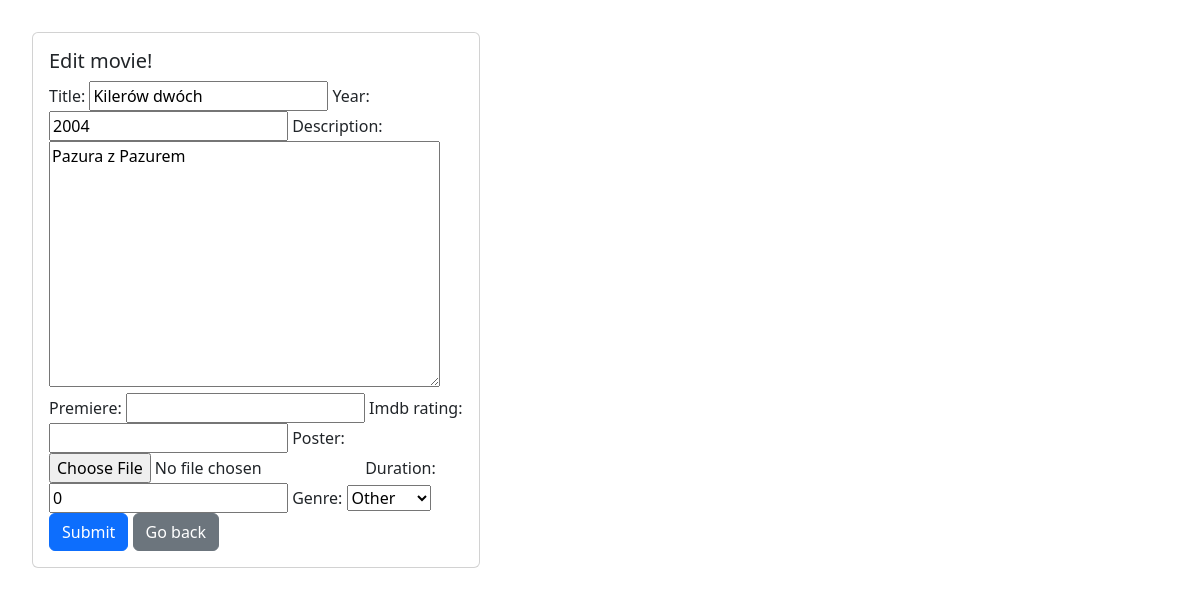
/moviesweb/edit/3 (signed in), run on an earlier commit of the app's database.
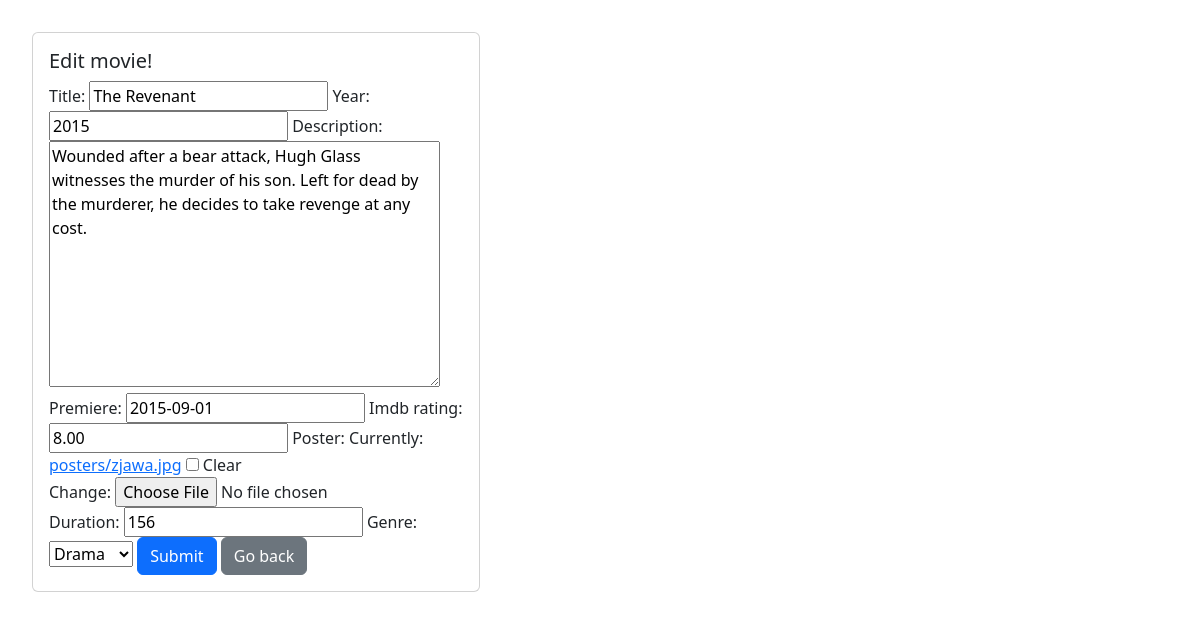
And on a later commit of the database.
### moviesweb/models.py (models this page shows, shortened)
class Movie(models.Model):
    title = models.CharField(max_length=64, blank=False, unique=True)
    year = models.PositiveSmallIntegerField(default=2000)
    description = models.TextField(default='')
    premiere = models.DateField(null=True, blank=True)
    imdb_rating = models.DecimalField(max_digits=10, decimal_places=2, null=True, blank=True)
    poster = models.ImageField(upload_to="posters", null=True, blank=True)
    more_info = models.OneToOneField(MoreInfo, on_delete=models.CASCADE, null=True, blank=True)

class MoreInfo(models.Model):
        Genre = {
            (0,'Other'),
            (1,'Horror'),
            (2,'Drama'),
            (3,'Comedy'),
            (4,'Sci-fi')
        }
        duration = models.PositiveSmallIntegerField(default=0)
        genre = models.PositiveSmallIntegerField(default=0, choices=Genre)

### moviesweb/views.py (the view)
# urls.py: path('edit/<int:id>', edit_movie, name= 'edit_movie'),
@login_required
def edit_movie(request, id):
    movie = get_object_or_404(Movie, pk=id)
    ratings = MovieRating.objects.filter(movie=movie)
    actors = movie.actors.all()
    try:
        more_info = MoreInfo.objects.get(movie=movie.id)
    except MoreInfo.DoesNotExist:
        more_info = None
    form_movie = MovieForm(request.POST or None, request.FILES or None,instance=movie)
    form_more_info = MoreInfoForm(request.POST or None,instance=more_info)
    form_rating = MovieRatingForm(request.POST or None)
    if request.method== 'POST':
        if 'stars' in request.POST:
            rating = form_rating.save(commit=False)
            rating.movie = movie
            rating.save()
    if all((form_movie.is_valid(),form_more_info.is_valid())):
        movie = form_movie.save(commit=False)
        more_info = form_more_info.save()
        movie.more_info = more_info
        movie.save()
        return redirect(all_movies)
    return render(request,'movie_form.html',{'form_movie':form_movie,'form_more_info':form_more_info,'ratings':ratings,'form_rating':form_rating,'actors':actors, 'is_new':False})

### moviesweb/forms.py
class MovieForm(ModelForm):
    class Meta:
        model = Movie
        fields = ['title','year','description','premiere','imdb_rating','poster']

class MoreInfoForm(ModelForm):
    class Meta:
        model = MoreInfo
        fields = ['duration','genre']

### templates/movie_form.html (shortened to what this page needs)
{% extends 'main.html' %}
{% load bootstrap %}
{% block page %}
    <div class="card" style="width: 28rem;">
        <div class="card-body">
            {% if is_new %}
                    <h5 class="card-title">Add movie!</h5>
                {% else %}
                    <h5 class="card-title">Edit movie!</h5>
                {% endif %}
            <form method="post" enctype="multipart/form-data">
                {{ form_movie|bootstrap }}
                {{ form_more_info|bootstrap }}
                    {% if is_new %}
                    <button type="submit" class="btn btn-primary">Add movie</button>
                    {% else %}
                    <button type="submit" class="btn btn-primary">Submit</button>
                    {% endif %}
                <a href="{% url 'all_movies' %}" class="btn btn-secondary">Go back</a>
            </form>
        </div>
    </div>
{% endblock %}

What changed in the data, as far as the page shows it:
changed Movie: title "Kilerów dwóch" → "The Revenant"; year "2004" → "2015"; description "Pazura z Pazurem" → "Wounded after a bear attack, Hugh Glass witnesses the murder of his son. Left for dead by the murderer, he decides to take revenge at any cost."; premiere (not shown) → "2015-09-01"; imdb_rating (not shown) → "8.00"
added MoreInfo: duration "156", genre "Drama"
Also different on the page:
form field form_movie: (not shown) → "☐"
form field duration: "0" → (not shown)
form field genre: "Other" → (not shown)
text no longer shown: "Title: Year: Description: Premiere: Imdb rating: Poster:"
text now shown: "Title: Year: Description: Premiere: Imdb rating: Poster: Currently: posters/zjawa.jpg Clear Change:"
